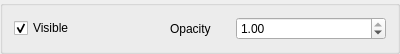
<?xml version="1.0" encoding="UTF-8"?>
<ui version="4.0">
 <class>GeoDataImagePanel</class>
 <widget class="QGroupBox" name="GeoDataImagePanel">
  <property name="geometry">
   <rect>
    <x>0</x>
    <y>0</y>
    <width>400</width>
    <height>45</height>
   </rect>
  </property>
  <property name="windowTitle">
   <string>Form</string>
  </property>
  <layout class="QVBoxLayout" name="verticalLayout">
   <item>
    <layout class="QHBoxLayout" name="horizontalLayout_5">
     <item>
      <widget class="QCheckBox" name="visibleCheck">
       <property name="text">
        <string>Visible</string>
       </property>
       <property name="checked">
        <bool>true</bool>
       </property>
      </widget>
     </item>
     <item>
      <widget class="QLabel" name="Opacity">
       <property name="minimumSize">
        <size>
         <width>60</width>
         <height>0</height>
        </size>
       </property>
       <property name="maximumSize">
        <size>
         <width>60</width>
         <height>16777215</height>
        </size>
       </property>
       <property name="text">
        <string>Opacity</string>
       </property>
      </widget>
     </item>
     <item>
      <widget class="QDoubleSpinBox" name="opacityBox">
       <property name="maximum">
        <double>1.000000000000000</double>
       </property>
       <property name="singleStep">
        <double>0.100000000000000</double>
       </property>
       <property name="value">
        <double>1.000000000000000</double>
       </property>
      </widget>
     </item>
    </layout>
   </item>
  </layout>
 </widget>
 <customwidgets>
  <customwidget>
   <class>QGroupBox</class>
   <extends>QGroupBox</extends>
   <header>QGroupBox.h</header>
   <container>1</container>
  </customwidget>
 </customwidgets>
 <resources>
  <include location="../resources/resources.qrc"/>
 </resources>
 <connections/>
</ui>
